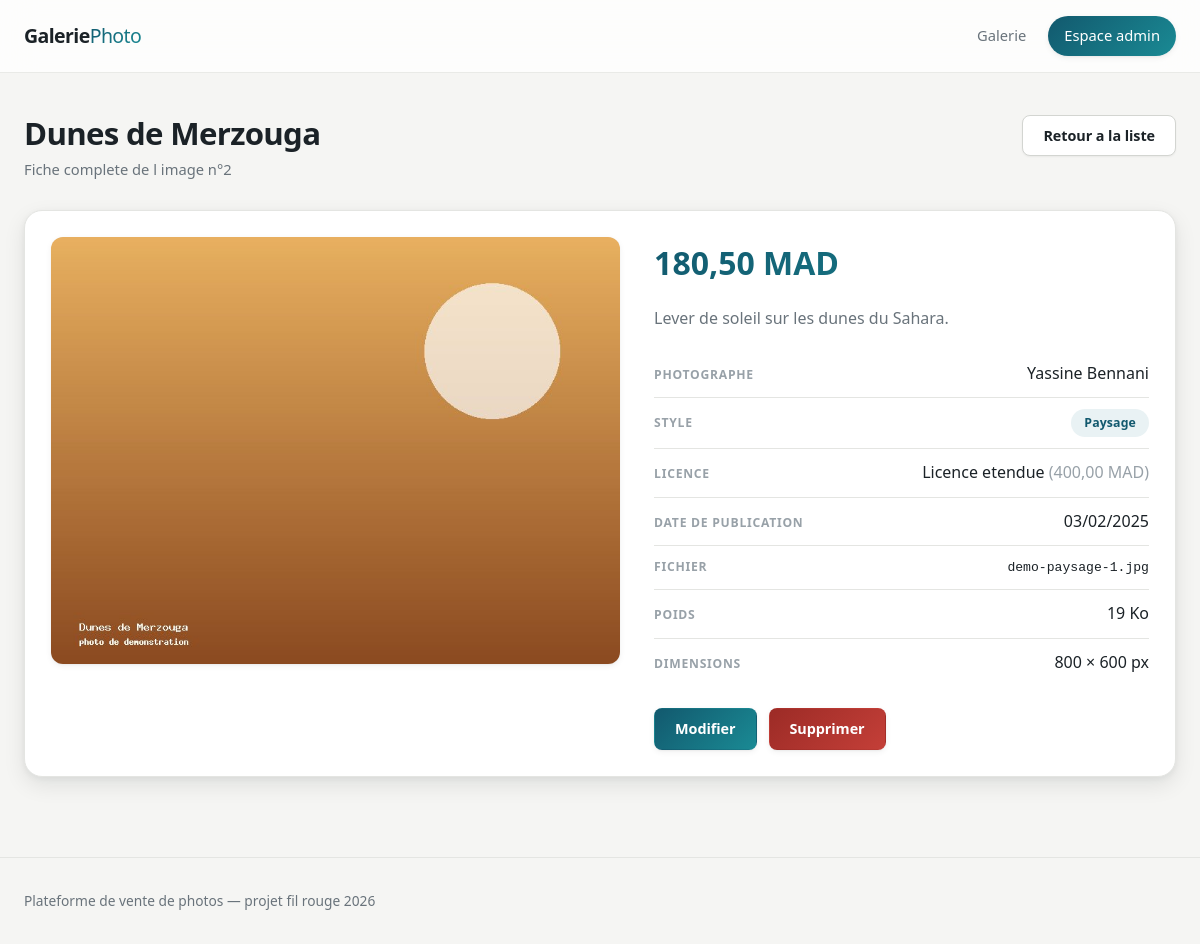
Screenshot of /admin/image-show.php?id=2 with the database file from the repository.
### tables this page shows
CREATE TABLE image (
    id_image          INT UNSIGNED  NOT NULL AUTO_INCREMENT,
    titre_image       VARCHAR(150)  NOT NULL,
    description_image TEXT          NULL,
    fichier_image     VARCHAR(255)  NOT NULL,
    prix_image        DECIMAL(10,2) NOT NULL,
    date_publication  DATE          NOT NULL,
    id_photographe    INT UNSIGNED  NOT NULL,
    id_style          INT UNSIGNED  NOT NULL,
    id_licence        INT UNSIGNED  NOT NULL,
    PRIMARY KEY (id_image),
    KEY idx_image_photographe (id_photographe),
    KEY idx_image_style (id_style),
    KEY idx_image_licence (id_licence),
    KEY idx_image_titre (titre_image),
    CONSTRAINT fk_image_photographe
        FOREIGN KEY (id_photographe) REFERENCES photographe (id_photographe)
        ON DELETE RESTRICT ON UPDATE CASCADE,
    CONSTRAINT fk_image_style
        FOREIGN KEY (id_style) REFERENCES style (id_style)
        ON DELETE RESTRICT ON UPDATE CASCADE,
    CONSTRAINT fk_image_licence
        FOREIGN KEY (id_licence) REFERENCES licence (id_licence)
        ON DELETE RESTRICT ON UPDATE CASCADE,
    CONSTRAINT ck_image_prix CHECK (prix_image >= 0)
);

CREATE TABLE photographe (
    id_photographe     INT UNSIGNED NOT NULL AUTO_INCREMENT,
    nom_photographe    VARCHAR(80)  NOT NULL,
    prenom_photographe VARCHAR(80)  NOT NULL,
    email_photographe  VARCHAR(160) NOT NULL,
    mot_de_passe       VARCHAR(255) NOT NULL,
    PRIMARY KEY (id_photographe),
    UNIQUE KEY uq_photographe_email (email_photographe)
);

CREATE TABLE style (
    id_style          INT UNSIGNED NOT NULL AUTO_INCREMENT,
    nom_style         VARCHAR(80)  NOT NULL,
    description_style TEXT         NULL,
    PRIMARY KEY (id_style),
    UNIQUE KEY uq_style_nom (nom_style)
);

CREATE TABLE licence (
    id_licence          INT UNSIGNED   NOT NULL AUTO_INCREMENT,
    nom_licence         VARCHAR(80)    NOT NULL,
    description_licence TEXT           NULL,
    prix_licence        DECIMAL(10,2)  NOT NULL DEFAULT 0.00,
    PRIMARY KEY (id_licence),
    UNIQUE KEY uq_licence_nom (nom_licence),
    CONSTRAINT ck_licence_prix CHECK (prix_licence >= 0)
);

### includes/image-crud.php (called while the page is built, shortened)
<?php
require_once __DIR__ . '/functions.php';
function selectImageBase(): string
{
    return "
        SELECT
            i.id_image,
            i.titre_image,
            i.description_image,
            i.fichier_image,
            i.prix_image,
            i.date_publication,
            i.id_photographe,
            i.id_style,
            i.id_licence,
            p.nom_photographe,
            p.prenom_photographe,
            s.nom_style,
            l.nom_licence,
            l.prix_licence
        FROM image i
        INNER JOIN photographe p ON p.id_photographe = i.id_photographe
        INNER JOIN style        s ON s.id_style       = i.id_style
        INNER JOIN licence      l ON l.id_licence     = i.id_licence
    ";
}
function imageTrouver(PDO $pdo, int $id): ?array
{
    $requete = $pdo->prepare(selectImageBase() . ' WHERE i.id_image = :id LIMIT 1');
    $requete->execute([':id' => $id]);
    $image = $requete->fetch();
    return $image === false ? null : $image;
}

### includes/functions.php (called while the page is built, shortened)
<?php
function racineProjet(): string
{
    return dirname(__DIR__);
}
function e(?string $valeur): string
{
    return htmlspecialchars($valeur ?? '', ENT_QUOTES | ENT_SUBSTITUTE, 'UTF-8');
}
function cheminAffichage(?string $cheminRelatif): string
{
    if ($cheminRelatif !== null && $cheminRelatif !== '') {
        $absolu = racineProjet() . DIRECTORY_SEPARATOR . $cheminRelatif;
        if (is_file($absolu)) {
            return $cheminRelatif;
        }
    }
    return 'assets/img/placeholder.svg';
}
function formaterPrix(float|string|null $prix): string
{
    return number_format((float)$prix, 2, ',', ' ') . ' MAD';
}

### admin/image-show.php (the view, shortened to what this page needs)
<?php
require_once __DIR__ . '/../includes/bootstrap.php';
$id = filter_input(INPUT_GET, 'id', FILTER_VALIDATE_INT, ['options' => ['min_range' => 1]]);
$image = imageTrouver($pdo, $id);
$cheminDisque = racineProjet() . DIRECTORY_SEPARATOR . $image['fichier_image'];
$poids        = is_file($cheminDisque) ? filesize($cheminDisque) : null;
$dimensions   = is_file($cheminDisque) ? @getimagesize($cheminDisque) : false;
$cheminBase    = '..';
require_once __DIR__ . '/../includes/header.php';
?>
<div class="page-titre reveler">
    <div>
        <h1><?= e($image['titre_image']) ?></h1>
        <p class="page-titre__info">Fiche complete de l image n&deg;<?= (int)$image['id_image'] ?></p>
    </div>
    <a class="bouton bouton--neutre" href="index.php">Retour a la liste</a>
</div>
<div class="fiche reveler">
    <div class="fiche__media">
        <img src="<?= e($cheminBase . '/' . cheminAffichage($image['fichier_image'])) ?>"
             alt="<?= e($image['titre_image']) ?>">
    </div>
    <div class="fiche__infos">
        <p class="fiche__prix"><?= e(formaterPrix($image['prix_image'])) ?></p>
        <?php if (!empty($image['description_image'])): ?>
            <p class="fiche__description"><?= e($image['description_image']) ?></p>
        <?php else: ?>
            <p class="fiche__description fiche__description--vide">Aucune description renseignee.</p>
        <?php endif; ?>
        <dl class="fiche__liste">
            <div>
                <dt>Photographe</dt>
                <dd><?= e($image['prenom_photographe'] . ' ' . $image['nom_photographe']) ?></dd>
            </div>
            <div>
                <dt>Style</dt>
                <dd><span class="etiquette"><?= e($image['nom_style']) ?></span></dd>
            </div>
            <div>
                <dt>Licence</dt>
                <dd>
                    <?= e($image['nom_licence']) ?>
                    <span class="fiche__secondaire">(<?= e(formaterPrix($image['prix_licence'])) ?>)</span>
                </dd>
            </div>
            <div>
                <dt>Date de publication</dt>
                <dd><?= e(date('d/m/Y', strtotime($image['date_publication']))) ?></dd>
            </div>
            <div>
                <dt>Fichier</dt>
                <dd class="fiche__fichier"><?= e(basename($image['fichier_image'])) ?></dd>
            </div>
            <?php if ($poids !== null): ?>
                <div>
                    <dt>Poids</dt>
                    <dd><?= e(number_format($poids / 1024, 0, ',', ' ')) ?> Ko</dd>
                </div>
            <?php endif; ?>
            <?php if ($dimensions !== false): ?>
                <div>
                    <dt>Dimensions</dt>
                    <dd><?= (int)$dimensions[0] ?> &times; <?= (int)$dimensions[1] ?> px</dd>
                </div>
            <?php endif; ?>
        </dl>
        <div class="fiche__actions">
            <a class="bouton bouton--modifier" href="image-edit.php?id=<?= (int)$image['id_image'] ?>">Modifier</a>
            <form method="post" action="image-delete.php" class="form-suppression"
                  data-titre="<?= e($image['titre_image']) ?>">
                <button type="submit" class="bouton bouton--supprimer">Supprimer</button>
            </form>
        </div>
    </div>
</div>
<?php require_once __DIR__ . '/../includes/footer.php'; ?>

### assets/css/base.css (style rules this page uses)
:root { --fond: #f5f5f3; --surface: #ffffff; --surface-douce: #f1f2f0; --encre: #0e1418; --texte: #1b2227; --texte-doux: #69737b; --texte-clair: #98a1a8; --bordure: #e4e5e2; --bordure-forte: #d3d5d1; --accent: #12596e; --accent-2: #1a8a94; --accent-clair: #1a748d; --accent-fond: #e9f2f4; --degrade-accent: linear-gradient(135deg, var(--accent) 0%, var(--accent-2) 100%); --vert: #14714a; --vert-2: #1d9963; --vert-fond: #e6f3ec; --degrade-vert: linear-gradient(135deg, var(--vert) 0%, var(--vert-2) 100%); --rouge: #9c2b26; --rouge-2: #c43f38; --rouge-fond: #fbecea; --degrade-rouge: linear-gradient(135deg, var(--rouge) 0%, var(--rouge-2) 100%); --rayon-petit: 8px; --rayon: 12px; --rayon-grand: 18px; --rayon-xl: 24px; --ombre-1: 0 1px 2px rgba(14, 20, 24, .05); --ombre-2: 0 2px 6px rgba(14, 20, 24, .06), 0 1px 2px rgba(14, 20, 24, .04); --ombre-3: 0 8px 22px rgba(14, 20, 24, .09), 0 2px 6px rgba(14, 20, 24, .05); --ombre-4: 0 22px 50px rgba(14, 20, 24, .17), 0 8px 18px rgba(14, 20, 24, .08); --lueur-accent: 0 8px 26px rgba(18, 89, 110, .28); --courbe: cubic-bezier(.22, .68, .36, 1); --courbe-souple: cubic-bezier(.34, 1.42, .48, 1); --rapide: 160ms var(--courbe); --normal: 280ms var(--courbe); --lent: 520ms var(--courbe); --largeur: 1200px; }
*, *::before, *::after { box-sizing: border-box; }
html { -webkit-text-size-adjust: 100%; scroll-behavior: smooth; }
body { margin: 0; font-family: system-ui, -apple-system, "Segoe UI", Roboto, "Helvetica Neue", Arial, sans-serif; font-size: 16px; line-height: 1.6; color: var(--texte); background: var(--fond); -webkit-font-smoothing: antialiased; overflow-x: hidden; }
img { max-width: 100%; display: block; }
h1, h2, h3 { line-height: 1.18; margin: 0; letter-spacing: -.022em; }
p { margin: 0; }
a { color: var(--accent); text-decoration-thickness: 1px; text-underline-offset: 2px; }
.bouton { position: relative; display: inline-flex; align-items: center; justify-content: center; gap: 8px; padding: 11px 20px; border: 1px solid transparent; border-radius: var(--rayon-petit); background: var(--degrade-accent); color: #fff; font: inherit; font-size: .9rem; font-weight: 600; letter-spacing: -.005em; line-height: 1.2; text-decoration: none; white-space: nowrap; cursor: pointer; overflow: hidden; isolation: isolate; box-shadow: var(--ombre-2); transition: transform var(--rapide), box-shadow var(--normal), filter var(--rapide); }
.bouton::after { content: ""; position: absolute; inset: 0; z-index: -1; background: linear-gradient(115deg, transparent 30%, rgba(255, 255, 255, .34) 50%, transparent 70%); transform: translateX(-120%); transition: transform 620ms var(--courbe); }
.bouton--modifier { background: var(--degrade-accent); }
.bouton--supprimer { background: var(--degrade-rouge); }
.bouton--neutre { background: var(--surface); color: var(--texte); border-color: var(--bordure-forte); box-shadow: var(--ombre-1); }
.page-titre { display: flex; align-items: flex-start; justify-content: space-between; gap: 22px; margin: 42px 0 28px; flex-wrap: wrap; }
.page-titre h1 { font-size: clamp(1.5rem, 3.2vw, 1.95rem); }
.page-titre__info { margin-top: 7px; color: var(--texte-doux); font-size: .92rem; }
.etiquette { display: inline-block; padding: 4px 13px; border-radius: 99px; background: var(--accent-fond); color: var(--accent); font-size: .77rem; font-weight: 600; letter-spacing: .01em; white-space: nowrap; }
.js .reveler { opacity: 0; translate: 0 26px; transition: opacity var(--lent), translate var(--lent); transition-delay: var(--retard, 0ms); }
.js .reveler.visible { opacity: 1; translate: none; }

### rows the page displays
image: titre_image "Dunes de Merzouga", id_image "2", fichier_image (picture), description_image "Lever de soleil sur les dunes du Sahara.", id_photographe.nom_photographe "Yassine Bennani", id_style.nom_style "Paysage", id_licence.nom_licence "Licence etendue", id_licence.prix_licence "400,00 MAD", date_publication "03/02/2025", fichier_image "demo-paysage-1.jpg", $poids/1024 "19", fichier_image "800", fichier_image "600"
